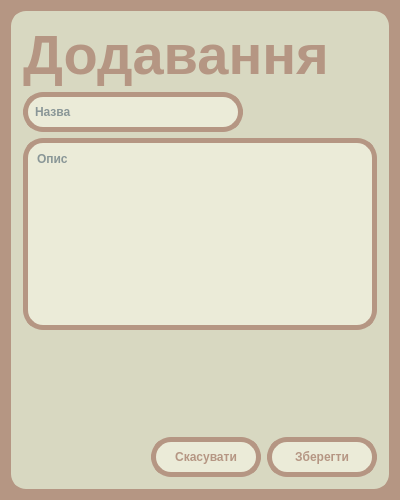
<?xml version="1.0" encoding="UTF-8"?>
<ui version="4.0">
 <class>AddEditTypesOfServicesDialog</class>
 <widget class="QDialog" name="AddEditTypesOfServicesDialog">
  <property name="geometry">
   <rect>
    <x>0</x>
    <y>0</y>
    <width>400</width>
    <height>500</height>
   </rect>
  </property>
  <property name="windowTitle">
   <string>Dialog</string>
  </property>
  <property name="styleSheet">
   <string notr="true">QDialog {
  height: 500px;
  width: 400px;
  background-color: #b59683;
}

#frame {
  border: 3px solid #d8d8c1;
  border-radius: 15%;
  background-color: #d8d8c1;
}

QLabel {
	color: #b59683;
}

QLabel[objectName*=&quot;title&quot;] {
  padding: 5px;
  
  font: 42 bold;

  color: #ebebd8;
  border-radius: 15%;
  background-color: #b59683;
  
  margin-bottom: 10px;
}

QPushButton {
	width: 90;
	height: 20;
	padding: 5px;

	font: bold;

	color: #b59683;
	border: solid;
	border-width: 5px;
	border-radius:20px;
	border-color: #b59683;
	background-color: #ebebd8;
}

QPushButton::pressed {
  	color: #ebebd8;
  	background-color: #b59683;
}

QPushButton[objectName*=&quot;save&quot;]
{
  width: 90;
  height: 20;
  padding: 5px;

  font: bold;

  color: #ebebd8;
  border: solid;
  border-width: 5px;
  border-radius:20px;
  border-color: #284256;
  background-color: #284256;
}

QPushButton[objectName*=&quot;save&quot;]::pressed {
  color: #284256;
  background-color: #ebebd8;
}

QLineEdit {
	width: 200;
	height: 20;
	padding: 5px;

	font: bold;

	color: #284256;
	border: solid;
	border-width: 5px;
	border-radius:20px;
	border-color: #b59683;
	background-color: #ebebd8;
}

QLineEdit::focus {
	border-color: #284256;
}

QPlainTextEdit {
	width: 200;
	height: 100;
	padding: 5px;

	font: bold;

	color: #284256;
	border: solid;
	border-width: 5px;
	border-radius:20px;
	border-color: #b59683;
	background-color: #ebebd8;
}

QPlainTextEdit::focus {
	border-color: #284256;
}

QComboBox {
  width: 90;
	height: 20;
	padding: 5px;

	font: bold;

	color: #b59683;
	border: solid;
	border-width: 5px;
	border-radius:20px;
	border-color: #b59683;
	background-color: #ebebd8;
}

QComboBox:hover {

}

QComboBox::drop-down {
    subcontrol-origin: padding;
    subcontrol-position: top right;
    width: 15px;
    border-left: 5px solid #b59683;
}

QComboBox::down-arrow {
    
}

QComboBox QListView {
	padding: 5;
}

QComboBox::selected {
	color: #d8d8c1;
	background-color: #284256;
}

QAbstractItemView {
  border: 3px solid #b59683;
  border-radius: 15%;
  background-color: #ebebd8;
}

QAbstractItemView::selected {
	color: #ebebd8;
	background-color: #284256;
}</string>
  </property>
  <layout class="QVBoxLayout" name="verticalLayout">
   <item>
    <widget class="QFrame" name="frame">
     <property name="frameShape">
      <enum>QFrame::StyledPanel</enum>
     </property>
     <property name="frameShadow">
      <enum>QFrame::Raised</enum>
     </property>
     <layout class="QVBoxLayout" name="verticalLayout_2">
      <item>
       <widget class="QLabel" name="label_title">
        <property name="font">
         <font>
          <pointsize>42</pointsize>
          <italic>false</italic>
          <bold>true</bold>
         </font>
        </property>
        <property name="text">
         <string>Додавання</string>
        </property>
       </widget>
      </item>
      <item>
       <layout class="QHBoxLayout" name="horizontalLayout">
        <item>
         <widget class="QLineEdit" name="lineEdit_title">
          <property name="placeholderText">
           <string>Назва</string>
          </property>
         </widget>
        </item>
        <item>
         <spacer name="horizontalSpacer_2">
          <property name="orientation">
           <enum>Qt::Horizontal</enum>
          </property>
          <property name="sizeHint" stdset="0">
           <size>
            <width>40</width>
            <height>20</height>
           </size>
          </property>
         </spacer>
        </item>
       </layout>
      </item>
      <item>
       <widget class="QPlainTextEdit" name="plainTextEdit_description">
        <property name="placeholderText">
         <string>Опис</string>
        </property>
       </widget>
      </item>
      <item>
       <spacer name="verticalSpacer">
        <property name="orientation">
         <enum>Qt::Vertical</enum>
        </property>
        <property name="sizeHint" stdset="0">
         <size>
          <width>20</width>
          <height>67</height>
         </size>
        </property>
       </spacer>
      </item>
      <item>
       <layout class="QHBoxLayout" name="horizontalLayout_2">
        <item>
         <spacer name="horizontalSpacer">
          <property name="orientation">
           <enum>Qt::Horizontal</enum>
          </property>
          <property name="sizeHint" stdset="0">
           <size>
            <width>40</width>
            <height>20</height>
           </size>
          </property>
         </spacer>
        </item>
        <item>
         <widget class="QPushButton" name="pushButton_cancel">
          <property name="text">
           <string>Скасувати</string>
          </property>
         </widget>
        </item>
        <item>
         <widget class="QPushButton" name="pushButton_save">
          <property name="text">
           <string>Зберегти</string>
          </property>
         </widget>
        </item>
       </layout>
      </item>
     </layout>
    </widget>
   </item>
  </layout>
 </widget>
 <resources/>
 <connections/>
</ui>
